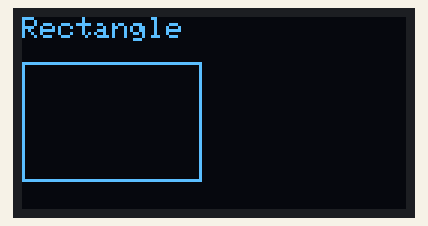
The sketch below on a simulated Arduino Uno, built with avr-gcc and run on an emulated ATmega328P. Shown: 128×64 one-colour display.

Above: at 0.1 s.
At 2.1 s:
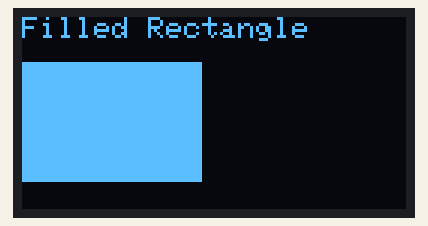
At 4.2 s:
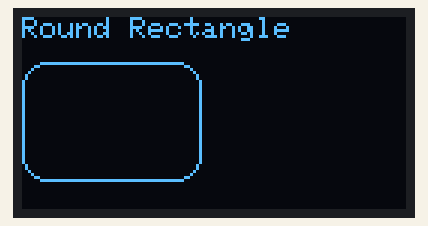
At 6.2 s:
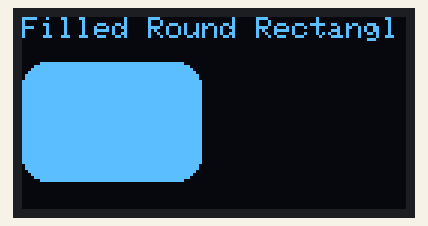
At 10.3 s:
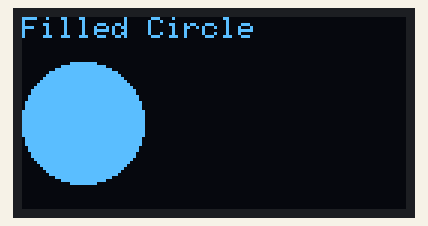
At 14.3 s:
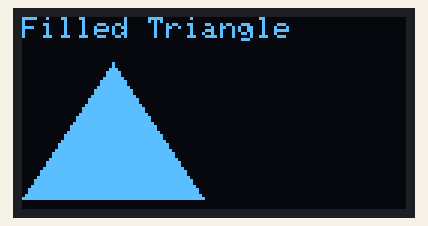

The sketch:

BERMAS-OLED-SHAPES.ino
```cpp
//BERMAS, LESTER LANCE J.
//BSIT-NS-3A-M
//PROJECT 12
//PROF. DARWIN VARGAS

#include <SPI.h>
#include <Wire.h>
#include <Adafruit_GFX.h>
#include <Adafruit_SSD1306.h>
#define SCREEN_WIDTH 128 // OLED display width, in pixels
#define SCREEN_HEIGHT 64 // OLED display height, in pixels
// Declaration for SSD1306 display connected using I2C
#define OLED_RESET -1 // Reset pin # (or -1 if sharing Arduino reset pin)
#define SCREEN_ADDRESS 0x3C
Adafruit_SSD1306 display(SCREEN_WIDTH, SCREEN_HEIGHT, &Wire, OLED_RESET);
// Declaration for SSD1306 display connected using software SPI:
//#define OLED_MOSI 9
//#define OLED_CLK 10
//#define OLED_DC 11
//#define OLED_CS 12
//#define OLED_RESET 13
//Adafruit_SSD1306 display(SCREEN_WIDTH, SCREEN_HEIGHT, OLED_MOSI, OLED_CLK,OLED_DC, OLED_RESET, OLED_CS);

void setup(){
  Serial.begin(9600);

  // initialize the OLED object
  if (!display.begin(SSD1306_SWITCHCAPVCC, SCREEN_ADDRESS)) {
    Serial.println(F("SSD1306 allocation failed"));
    for (;;); // Don't proceed, loop forever
  }

  // Uncomment this if you are using SPI
  //if(!display.begin(SSD1306_SWITCHCAPVCC)) {
  // Serial.println(F("SSD1306 allocation failed"));
  // for(;;); // Don't proceed, loop forever
  //}

  // Clear the buffer.
  display.clearDisplay();

  // Draw Rectangle
  display.setTextSize(1);
  display.setTextColor(WHITE);
  display.setCursor(0, 0);
  display.println("Rectangle");
  display.drawRect(0, 15, 60, 40, WHITE);
  display.display();
  delay(2000);
  display.clearDisplay();

  // Draw Filled Rectangle
  display.setTextSize(1);
  display.setTextColor(WHITE);
  display.setCursor(0, 0);
  display.println("Filled Rectangle");
  display.fillRect(0, 15, 60, 40, WHITE);
  display.display();
  delay(2000);
  display.clearDisplay();

  // Draw Round Rectangle
  display.setTextSize(1);
  display.setTextColor(WHITE);
  display.setCursor(0, 0);
  display.println("Round Rectangle");
  display.drawRoundRect(0, 15, 60, 40, 8, WHITE);
  display.display();
  delay(2000);
  display.clearDisplay();

  // Draw Filled Round Rectangle
  display.setTextSize(1);
  display.setTextColor(WHITE);
  display.setCursor(0, 0);
  display.println("Filled Round Rectangl");
  display.fillRoundRect(0, 15, 60, 40, 8, WHITE);
  display.display();
  delay(2000);
  display.clearDisplay();

  // Draw Circle
  display.setTextSize(1);
  display.setTextColor(WHITE);
  display.setCursor(0, 0);
  display.println("Circle");
  display.drawCircle(20, 35, 20, WHITE);
  display.display();
  delay(2000);
  display.clearDisplay();

  // Draw Filled Circle
  display.setTextSize(1);
  display.setTextColor(WHITE);
  display.setCursor(0, 0);
  display.println("Filled Circle");
  display.fillCircle(20, 35, 20, WHITE);
  display.display();
  delay(2000);
  display.clearDisplay();

  // Draw Triangle
  display.setTextSize(1);
  display.setTextColor(WHITE);
  display.setCursor(0, 0);
  display.println("Triangle");
  display.drawTriangle(30, 15, 0, 60, 60, 60, WHITE);
  display.display();
  delay(2000);
  display.clearDisplay();

  // Draw Filled Triangle
  display.setTextSize(1);
  display.setTextColor(WHITE);
  display.setCursor(0, 0);
  display.println("Filled Triangle");
  display.fillTriangle(30, 15, 0, 60, 60, 60, WHITE);
  display.display();
  delay(2000);
  display.clearDisplay();
}

void loop() {
}
```

Measured:
- what the display in image 1 shows lasts 2.0 s, from 2.1 s to 4.1 s
